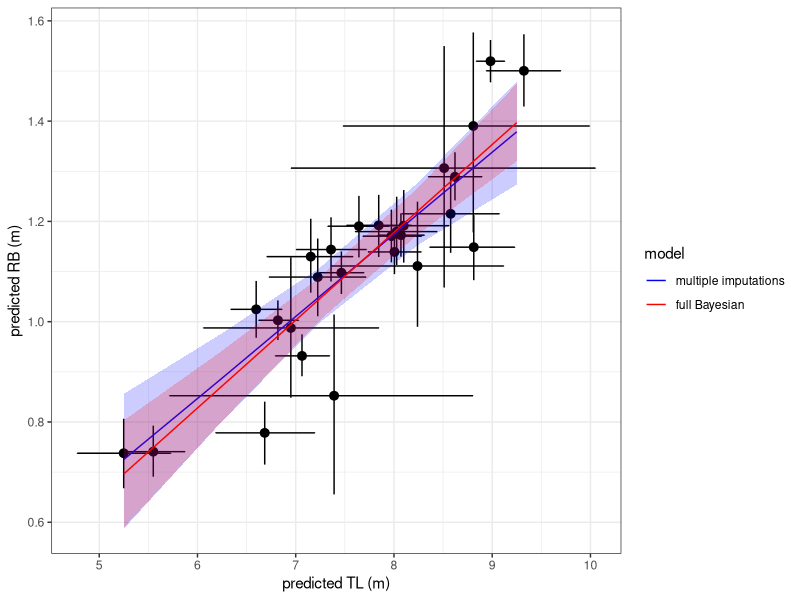

This figure's R source:
# Allometry_example_Bayesian_vs_multiple_imputations
# KC Bierlich & Josh Hewitt
# Dec. 18, 2024

#
# Multiple Imputations vs. full Bayesian approach
#

# Here we will compare the relationship between rostrum-blowhole (RB) and total length (TL) of Antarctic minke whales using a linear model.  
# 
# RB ~ TL      
# 
# We will compare the results using two methods for including measurement uncertainty into the analysis:  
# 1) full Bayesian model  (single-stage )
# 2) multiple imputations (two-stage)  
# 
# Will we use the RB and TL measurement outputs with uncertainty from Bierlich et al., 2021 MEPS, 
# which uses a Bayesian model to estimate photogrammetric measurements and associated uncertainty.
# We will then calculate the linear relationship of RB ~ TL with associated uncertainty 
# using multiple imputations and compare these results with the full Bayesian linear model results 
# from  Bierlich et al., 2021. 
# 
# 
# Bierlich KC, Schick RS, Hewitt J, Dale J, Goldbogen JA, Friedlaender AS, 
# Johnston DW (2021) Bayesian approach for predicting photogrammetric uncertainty 
# in morphometric measurements derived from drones. Mar Ecol Prog Ser 673:193-210. 
# https://doi.org/10.3354/meps13814


# load packages
library(tidyverse)
library(coda)

# import data
meps <- read.csv("data/Bierlich_etal_2021_AMW_outputs_Scenario2_Model2.csv")


#
# Multiple Imputations
#
# (run this chunk, lines 42-89)
tick = proc.time()[3] # to track how long it takes to run based on n replicates
# save data frame
dat = meps

multi_imp2 = replicate(n = 1e4, expr = { # set n replicates
  
  
  
  # For each individual, draw a random sample from a normal distribution that is described by
  # that individual's mean and sd of their posterior distribution
  dat$RB = rnorm(n = nrow(dat), mean = dat$RB_mean, sd = dat$RB_sd)
  dat$TL = rnorm(n = nrow(dat), mean = dat$TL_mean, sd = dat$TL_sd)
  
  # fit model
  fit.mod <- lm(RB ~ TL, data = dat) 
  
  # sample coefficients and fitted values from a multivariate normal distribution to quantify their uncertainty 
  matrix_coef <- mvtnorm::rmvnorm(n = 1, mean = coef(fit.mod), sigma = vcov(fit.mod))
  
  
  # save fitted samples to estimate regression
  fitted_lm_samples <- predict(
    object = fit.mod, 
    se.fit = TRUE, 
    # Build a data frame 
    newdata = expand.grid(TL = seq(from = min(dat$TL_mean), to = max(dat$TL_mean, length.out = 5)))
  )
  
  # sample fitted values from a normal distribution
  fitted_lm_samples <- rnorm(
    n = length(fitted_lm_samples$fit), 
    mean = fitted_lm_samples$fit,
    sd = fitted_lm_samples$se.fit)
  
  
  # select outputs to save
  c(# Coefficients
    matrix_coef_int = matrix_coef[1], 
    matrix_coef_tl = matrix_coef[2], 
    
    # means
    meanTL = mean(dat$TL),
    meanRB = mean(dat$RB), 
    fitted_lm_samples
  )
})
tock = proc.time()[3]
tock - tick


#
# Save coefficients
#
mi_outputs2 <- tibble(label = rownames(multi_imp2), 
                      means = round(rowMeans(multi_imp2), 4),
                      HPD_lwr = round(HPDinterval(mcmc(t(multi_imp2)))[,1],4),
                      HPD_upr = round(HPDinterval(mcmc(t(multi_imp2)))[,2],4))
mi_outputs2[1:4,]


## save the expected vales of linear model
expected2 <- data.frame(exp_TL = seq(from = min(dat$TL_mean), to = max(dat$TL_mean, length.out = 5)), 
                        exp_RB = as.list(mi_outputs2[5:9,2]),
                        as.list(mi_outputs2[5:9,3]),
                        as.list(mi_outputs2[5:9,4]))


#
# AMW Bayesian outputs
#

bayes_lm_sum <- read.csv("data/Bierlich_etal_2021_Bayesian_lm_sum.csv")

# filter out betas (for ease of plotting below)
bayes_lm_sum_expTL <- bayes_lm_sum %>% filter(label != "beta1" & label != "beta2")

#
# Plot results
#
meps %>%
  ggplot() + theme_bw() + 
  geom_pointrange(aes(x = TL_mean, y = RB_mean, ymin = RB_lower, ymax = RB_upper)) + 
  geom_point(aes(x = TL_mean, y = RB_mean)) +
  geom_errorbarh(aes(xmin = TL_lower, xmax = TL_upper, y = RB_mean)) + 
  xlab("predicted TL (m)") + ylab("predicted RB (m)") + 
  #xlim(4, 11) + ylim(0.25, 2) +
  geom_line(data = expected2, aes(x = exp_TL, y = means, color = "blue")) +
  geom_ribbon(data = expected2, aes(x = exp_TL, ymin = HPD_lwr, ymax = HPD_upr), fill = "blue", alpha = 0.2) +
  
  #geom_abline(aes(slope = 0.175, intercept = -0.223, color = "red")) +
  geom_line(data = bayes_lm_sum_expTL, 
            aes(x = expectedTL, y = mean, color = "red")) +
  geom_ribbon(data = bayes_lm_sum_expTL, 
              aes(x = expectedTL, ymin = lower, ymax = upper), fill = "red", alpha = 0.2) +
  
  scale_fill_identity(name = 'the fill', guide = 'legend',labels = c('m1')) +
  scale_colour_manual(name = 'model', 
                      values =c('blue'='blue','red'='red'), 
                      labels = c('multiple imputations','full Bayesian'))
# to save
#ggsave("figures/Allometry_example_Bayesian_vs_MI.png", height = 5, width = 7)


# {!} Both models yield similar results.
